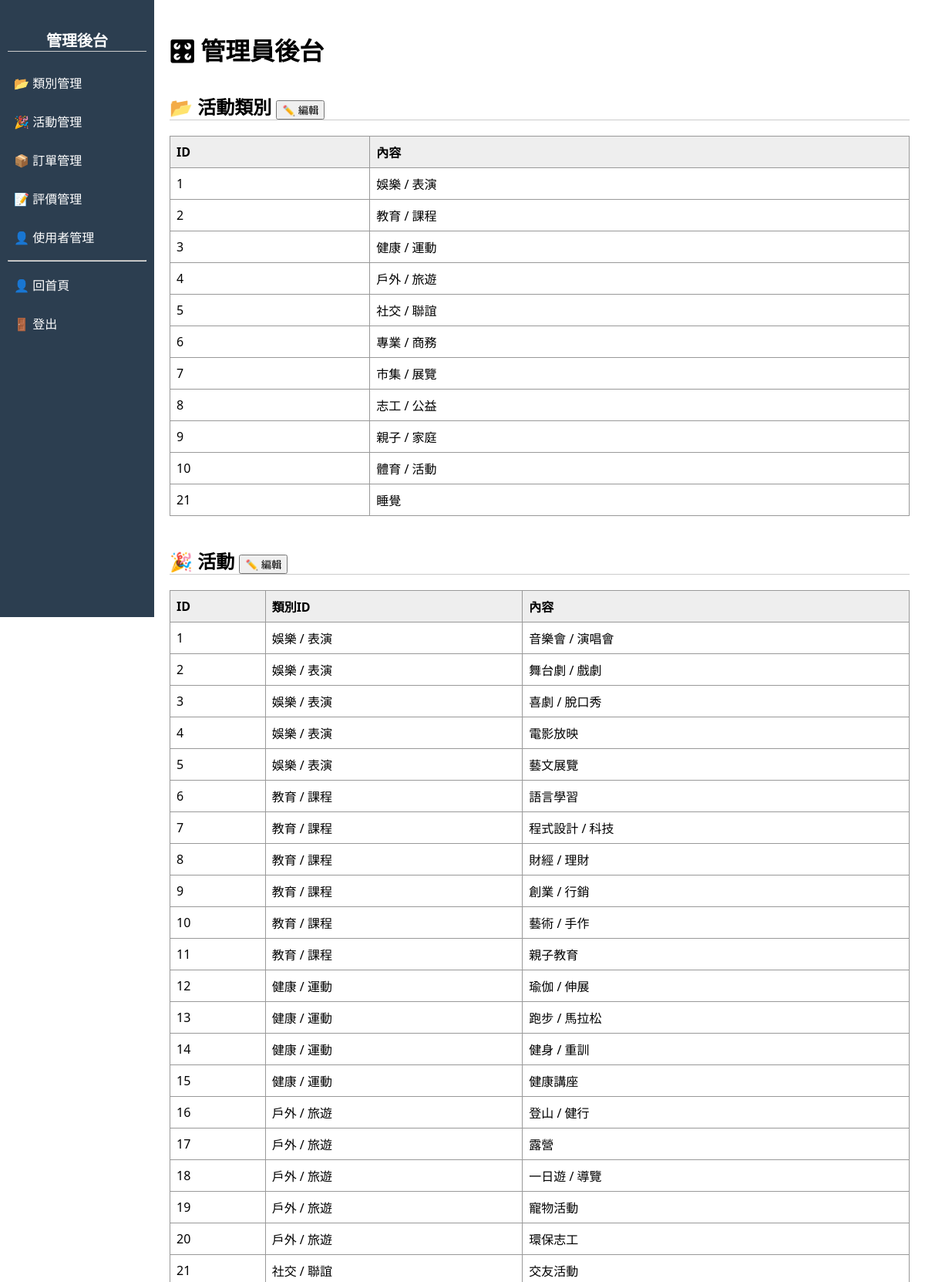
/admin/admin.php (upper part), run on the app's committed database.
### tables this page shows
CREATE TABLE `categories` (
  `categories_id` int(4) NOT NULL,
  `content` varchar(10) NOT NULL
);

CREATE TABLE `event` (
  `categories_id` int(4) NOT NULL,
  `event_id` int(4) NOT NULL,
  `content` varchar(50) NOT NULL
);

### admin/admin.php (the view, shortened to what this page needs)
<?php
$conn = new mysqli("localhost", "root", "12345678", "db_project");
$categories = [];
$result = $conn->query("SELECT * FROM categories");
while ($row = $result->fetch_assoc()) {
    $categories[$row['categories_id']] = $row['content'];
}
?>
<!DOCTYPE html>
<html>
<head>
    <link rel="stylesheet" href="admin.css">
</head>
<body>
<div class="wrapper">
    <div class="sidebar">
        <h2>管理後台</h2>
        <a href="#category">📂 類別管理</a>
        <a href="#event">🎉 活動管理</a>
        <a href="#order">📦 訂單管理</a>
        <a href="#eval">📝 評價管理</a>
        <a href="#user">👤 使用者管理</a>
        <hr>
        <a href="../index/index.php">👤 回首頁</a>
        <a href="logout.php">🚪 登出</a>
    </div>
    <div class="main-content">
        <h1>🎛 管理員後台</h1>
        <h2 id="category">
            📂 活動類別
            <button onclick="toggleCategoryEdit()">✏️ 編輯</button>
        </h2>
        <table>
            <tr>
                <th>ID</th>
                <th>內容</th>
            </tr>
            <?php
            $result = $conn->query("SELECT * FROM categories");
            while ($row = $result->fetch_assoc()) {
                echo "<tr>
                    <td>{$row['categories_id']}</td>
                    <td>{$row['content']}</td>
                    <td class='category-action-cell' style='display: none;'>
                        <form method='POST' style='display:inline-block;'>
                            <input type='hidden' name='delete_category_id' value='{$row['categories_id']}'>
                            <button type='submit'>🗑</button>
                        </form>
                        <form method='POST' style='display:inline-block;'>
                            <input type='hidden' name='edit_category_id' value='{$row['categories_id']}'>
                            <input type='text' name='edit_category_name' value='{$row['content']}'>
                            <button type='submit'>✏️</button>
                        </form>
                    </td>
                </tr>";
            }
            ?>
        </table>
        <h2 id="event">
            🎉 活動
            <button id="toggleEventBtn" onclick="toggleEventEdit()">✏️ 編輯</button>
        </h2>
        <table>
            <tr>
                <th>ID</th>
                <th>類別ID</th>
                <th>內容</th>
            </tr>
            <?php
            $res = $conn->query("SELECT * FROM event");
            while ($row = $res->fetch_assoc()) {
                $categoryName = $categories[$row['categories_id']] ?? '未知類別';
                echo "<tr>
                    <td>{$row['event_id']}</td>
                    <td>" . htmlspecialchars($categoryName) . "</td>
                    <td>{$row['content']}</td>
                    <td class='event-action-cell' style='display: none;'>
                        <form method='POST' style='display:inline-block;'>
                            <input type='hidden' name='delete_event_id' value='{$row['event_id']}'>
                            <button type='submit'>🗑</button>
                        </form>
                        <form method='POST' style='display:inline-block;'>
                            <input type='hidden' name='edit_event_id' value='{$row['event_id']}'>
                            <select name='edit_event_category'>";
                echo "</select>
                            <input type='text' name='edit_event_name' value='{$row['content']}'>
                            <button type='submit'>✏️</button>
                        </form>
                    </td>
                </tr>";
            }
            ?>
        </table>
    </div>
</div>
</body>
</html>

### admin/admin.css (style rules this page uses)
body { margin: 0; font-family: 'Segoe UI', sans-serif; }
h2 { border-bottom: 1px solid #ccc; }
table { border-collapse: collapse; width: 100%; margin-bottom: 40px; }
th, td { border: 1px solid #999; padding: 8px; text-align: left; }
th { background-color: #eee; }
.wrapper { display: flex; }
.sidebar { width: 200px; height: 100vh; background-color: #2c3e50; color: white; padding: 20px 10px; box-sizing: border-box; position: fixed; top: 0; left: 0; }
.main-content { margin-left: 200px; padding: 20px; flex: 1; }
.sidebar h2 { font-size: 20px; margin-bottom: 20px; text-align: center; }
.sidebar a { display: block; color: white; text-decoration: none; margin: 10px 0; padding: 8px; border-radius: 4px; }

### data on the page
categories: categories_id "1", content "娛樂 / 表演"
categories: categories_id "2", content "教育 / 課程"
categories: categories_id "3", content "健康 / 運動"
categories: categories_id "4", content "戶外 / 旅遊"
categories: categories_id "5", content "社交 / 聯誼"
categories: categories_id "6", content "專業 / 商務"
categories: categories_id "7", content "市集 / 展覽"
categories: categories_id "8", content "志工 / 公益"
categories: categories_id "9", content "親子 / 家庭"
categories: categories_id "10", content "體育 / 活動"
categories: categories_id "21", content "睡覺"
event: event_id "1", categories "娛樂 / 表演", content "音樂會 / 演唱會"
event: event_id "2", categories "娛樂 / 表演", content "舞台劇 / 戲劇"
event: event_id "3", categories "娛樂 / 表演", content "喜劇 / 脫口秀"
event: event_id "4", categories "娛樂 / 表演", content "電影放映"
event: event_id "5", categories "娛樂 / 表演", content "藝文展覽"
event: event_id "6", categories "教育 / 課程", content "語言學習"
event: event_id "7", categories "教育 / 課程", content "程式設計 / 科技"
event: event_id "8", categories "教育 / 課程", content "財經 / 理財"
event: event_id "9", categories "教育 / 課程", content "創業 / 行銷"
event: event_id "10", categories "教育 / 課程", content "藝術 / 手作"
event: event_id "11", categories "教育 / 課程", content "親子教育"
event: event_id "12", categories "健康 / 運動", content "瑜伽 / 伸展"
event: event_id "13", categories "健康 / 運動", content "跑步 / 馬拉松"
event: event_id "14", categories "健康 / 運動", content "健身 / 重訓"
event: event_id "15", categories "健康 / 運動", content "健康講座"
event: event_id "16", categories "戶外 / 旅遊", content "登山 / 健行"
event: event_id "17", categories "戶外 / 旅遊", content "露營"
event: event_id "18", categories "戶外 / 旅遊", content "一日遊 / 導覽"
event: event_id "19", categories "戶外 / 旅遊", content "寵物活動"
event: event_id "20", categories "戶外 / 旅遊", content "環保志工"
event: event_id "21", categories "社交 / 聯誼", content "交友活動"
